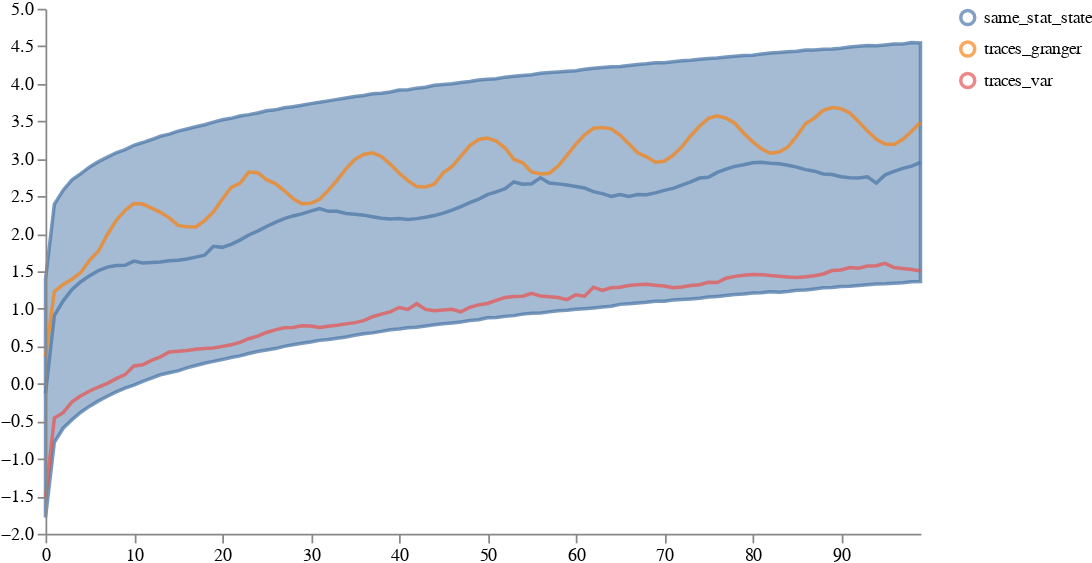

Notebook cell for this chart:
### Code cell
#'timepoint_id', 'sample_id'
sin_distribution = pd.read_csv("paper_sin_05/paper_sin_05_new_df.csv")
sin_distribution = sin_distribution.rename(
            columns={
                'Unnamed: 0.1': "timepoint_id",
                'Unnamed: 0': "100",
            }
        )
sin_distribution = sin_distribution.melt(id_vars=["timepoint_id"], 
        var_name="sample_id", 
        value_name="same_stat_state")


traces = pyciemss.visuals.trajectories.select_traces(sin_distribution, select_by = "mean")
traces['traces_var'] = pyciemss.visuals.trajectories.select_traces(sin_distribution, select_by = "var")["same_stat_state"]
traces['traces_granger'] = pyciemss.visuals.trajectories.select_traces(sin_distribution, select_by = "granger")["same_stat_state"]
schema = plots.trajectories(sin_distribution, traces = traces)
print(traces_var)
plots.save_schema(schema, "_schema.json")

plots.ipy_display(schema, format="interactive")
image = plots.ipy_display(schema, format="PNG").data
save_result(image, "paper_sin_05", "png")

### Figure 1 — Vega specification as saved in the notebook (floating-point values rounded to 4 significant figures; data arrays with more than 128 entries replaced by an {"elided": "..."} marker saying what was removed)
{"$schema": "https://vega.github.io/schema/vega/v5.json", "axes": [{"name": "x_axis", "orient": "bottom", "scale": "xscale", "zindex": 100}, {"name": "y_axis", "orient": "left", "scale": "yscale", "zindex": 100}], "data": [{"name": "distributions", "transform": [{"sort": {"field": ["trajectory", "timepoint"]}, "type": "collect"}], "values": [{"lower": -1.783, "timepoint": 0, "trajectory": "same_stat_state", "upper": 1.39}, {"lower": -0.7801, "timepoint": 1, "trajectory": "same_stat_state", "upper": 2.393}, {"lower": -0.5931, "timepoint": 2, "trajectory": "same_stat_state", "upper": 2.581}, {"lower": -0.4785, "timepoint": 3, "trajectory": "same_stat_state", "upper": 2.72}, {"lower": -0.3796, "timepoint": 4, "trajectory": "same_stat_state", "upper": 2.802}, {"lower": -0.2983, "timepoint": 5, "trajectory": "same_stat_state", "upper": 2.892}, {"lower": -0.2285, "timepoint": 6, "trajectory": "same_stat_state", "upper": 2.961}, {"lower": -0.1669, "timepoint": 7, "trajectory": "same_stat_state", "upper": 3.021}, {"lower": -0.1092, "timepoint": 8, "trajectory": "same_stat_state", "upper": 3.08}, {"lower": -0.0585, "timepoint": 9, "trajectory": "same_stat_state", "upper": 3.121}, {"lower": -0.01845, "timepoint": 10, "trajectory": "same_stat_state", "upper": 3.18}, {"lower": 0.03225, "timepoint": 11, "trajectory": "same_stat_state", "upper": 3.216}, {"lower": 0.07601, "timepoint": 12, "trajectory": "same_stat_state", "upper": 3.256}, {"lower": 0.1195, "timepoint": 13, "trajectory": "same_stat_state", "upper": 3.3}, {"lower": 0.1474, "timepoint": 14, "trajectory": "same_stat_state", "upper": 3.329}, {"lower": 0.171, "timepoint": 15, "trajectory": "same_stat_state", "upper": 3.369}, {"lower": 0.2125, "timepoint": 16, "trajectory": "same_stat_state", "upper": 3.396}, {"lower": 0.2426, "timepoint": 17, "trajectory": "same_stat_state", "upper": 3.426}, {"lower": 0.2739, "timepoint": 18, "trajectory": "same_stat_state", "upper": 3.454}, {"lower": 0.2981, "timepoint": 19, "trajectory": "same_stat_state", "upper": 3.488}, {"lower": 0.3222, "timepoint": 20, "trajectory": "same_stat_state", "upper": 3.52}, {"lower": 0.3508, "timepoint": 21, "trajectory": "same_stat_state", "upper": 3.539}, {"lower": 0.3716, "timepoint": 22, "trajectory": "same_stat_state", "upper": 3.569}, {"lower": 0.4037, "timepoint": 23, "trajectory": "same_stat_state", "upper": 3.588}, {"lower": 0.429, "timepoint": 24, "trajectory": "same_stat_state", "upper": 3.61}, {"lower": 0.4489, "timepoint": 25, "trajectory": "same_stat_state", "upper": 3.639}, {"lower": 0.4687, "timepoint": 26, "trajectory": "same_stat_state", "upper": 3.652}, {"lower": 0.4983, "timepoint": 27, "trajectory": "same_stat_state", "upper": 3.679}, {"lower": 0.5199, "timepoint": 28, "trajectory": "same_stat_state", "upper": 3.695}, {"lower": 0.5399, "timepoint": 29, "trajectory": "same_stat_state", "upper": 3.713}, {"lower": 0.5571, "timepoint": 30, "trajectory": "same_stat_state", "upper": 3.735}, {"lower": 0.5783, "timepoint": 31, "trajectory": "same_stat_state", "upper": 3.752}, {"lower": 0.5897, "timepoint": 32, "trajectory": "same_stat_state", "upper": 3.772}, {"lower": 0.6076, "timepoint": 33, "trajectory": "same_stat_state", "upper": 3.791}, {"lower": 0.6247, "timepoint": 34, "trajectory": "same_stat_state", "upper": 3.811}, {"lower": 0.6462, "timepoint": 35, "trajectory": "same_stat_state", "upper": 3.829}, {"lower": 0.6677, "timepoint": 36, "trajectory": "same_stat_state", "upper": 3.844}, {"lower": 0.6782, "timepoint": 37, "trajectory": "same_stat_state", "upper": 3.867}, {"lower": 0.6982, "timepoint": 38, "trajectory": "same_stat_state", "upper": 3.874}, {"lower": 0.7189, "timepoint": 39, "trajectory": "same_stat_state", "upper": 3.891}, {"lower": 0.7294, "timepoint": 40, "trajectory": "same_stat_state", "upper": 3.916}, {"lower": 0.7457, "timepoint": 41, "trajectory": "same_stat_state", "upper": 3.921}, {"lower": 0.7544, "timepoint": 42, "trajectory": "same_stat_state", "upper": 3.941}, {"lower": 0.7705, "timepoint": 43, "trajectory": "same_stat_state", "upper": 3.955}, {"lower": 0.7857, "timepoint": 44, "trajectory": "same_stat_state", "upper": 3.979}, {"lower": 0.8007, "timepoint": 45, "trajectory": "same_stat_state", "upper": 3.989}, {"lower": 0.8113, "timepoint": 46, "trajectory": "same_stat_state", "upper": 3.999}, {"lower": 0.8247, "timepoint": 47, "trajectory": "same_stat_state", "upper": 4.016}, {"lower": 0.8421, "timepoint": 48, "trajectory": "same_stat_state", "upper": 4.03}, {"lower": 0.8545, "timepoint": 49, "trajectory": "same_stat_state", "upper": 4.05}, {"lower": 0.8798, "timepoint": 50, "trajectory": "same_stat_state", "upper": 4.06}, {"lower": 0.8822, "timepoint": 51, "trajectory": "same_stat_state", "upper": 4.066}, {"lower": 0.8984, "timepoint": 52, "trajectory": "same_stat_state", "upper": 4.088}, {"lower": 0.9082, "timepoint": 53, "trajectory": "same_stat_state", "upper": 4.099}, {"lower": 0.9283, "timepoint": 54, "trajectory": "same_stat_state", "upper": 4.11}, {"lower": 0.9397, "timepoint": 55, "trajectory": "same_stat_state", "upper": 4.12}, {"lower": 0.9449, "timepoint": 56, "trajectory": "same_stat_state", "upper": 4.139}, {"lower": 0.9583, "timepoint": 57, "trajectory": "same_stat_state", "upper": 4.15}, {"lower": 0.9742, "timepoint": 58, "trajectory": "same_stat_state", "upper": 4.157}, {"lower": 0.9805, "timepoint": 59, "trajectory": "same_stat_state", "upper": 4.166}, {"lower": 0.9922, "timepoint": 60, "trajectory": "same_stat_state", "upper": 4.174}, {"lower": 1.001, "timepoint": 61, "trajectory": "same_stat_state", "upper": 4.192}, {"lower": 1.011, "timepoint": 62, "trajectory": "same_stat_state", "upper": 4.208}, {"lower": 1.024, "timepoint": 63, "trajectory": "same_stat_state", "upper": 4.218}, {"lower": 1.033, "timepoint": 64, "trajectory": "same_stat_state", "upper": 4.227}, {"lower": 1.058, "timepoint": 65, "trajectory": "same_stat_state", "upper": 4.231}, {"lower": 1.068, "timepoint": 66, "trajectory": "same_stat_state", "upper": 4.244}, {"lower": 1.076, "timepoint": 67, "trajectory": "same_stat_state", "upper": 4.257}, {"lower": 1.086, "timepoint": 68, "trajectory": "same_stat_state", "upper": 4.267}, {"lower": 1.1, "timepoint": 69, "trajectory": "same_stat_state", "upper": 4.28}, {"lower": 1.101, "timepoint": 70, "trajectory": "same_stat_state", "upper": 4.28}, {"lower": 1.117, "timepoint": 71, "trajectory": "same_stat_state", "upper": 4.293}, {"lower": 1.123, "timepoint": 72, "trajectory": "same_stat_state", "upper": 4.306}, {"lower": 1.131, "timepoint": 73, "trajectory": "same_stat_state", "upper": 4.313}, {"lower": 1.14, "timepoint": 74, "trajectory": "same_stat_state", "upper": 4.327}, {"lower": 1.156, "timepoint": 75, "trajectory": "same_stat_state", "upper": 4.335}, {"lower": 1.165, "timepoint": 76, "trajectory": "same_stat_state", "upper": 4.343}, {"lower": 1.176, "timepoint": 77, "trajectory": "same_stat_state", "upper": 4.357}, {"lower": 1.188, "timepoint": 78, "trajectory": "same_stat_state", "upper": 4.367}, {"lower": 1.197, "timepoint": 79, "trajectory": "same_stat_state", "upper": 4.378}, {"lower": 1.21, "timepoint": 80, "trajectory": "same_stat_state", "upper": 4.381}, {"lower": 1.213, "timepoint": 81, "trajectory": "same_stat_state", "upper": 4.397}, {"lower": 1.228, "timepoint": 82, "trajectory": "same_stat_state", "upper": 4.41}, {"lower": 1.222, "timepoint": 83, "trajectory": "same_stat_state", "upper": 4.418}, {"lower": 1.231, "timepoint": 84, "trajectory": "same_stat_state", "upper": 4.427}, {"lower": 1.246, "timepoint": 85, "trajectory": "same_stat_state", "upper": 4.432}, {"lower": 1.25, "timepoint": 86, "trajectory": "same_stat_state", "upper": 4.449}, {"lower": 1.265, "timepoint": 87, "trajectory": "same_stat_state", "upper": 4.449}, {"lower": 1.28, "timepoint": 88, "trajectory": "same_stat_state", "upper": 4.46}, {"lower": 1.282, "timepoint": 89, "trajectory": "same_stat_state", "upper": 4.463}, {"lower": 1.298, "timepoint": 90, "trajectory": "same_stat_state", "upper": 4.473}, {"lower": 1.3, "timepoint": 91, "trajectory": "same_stat_state", "upper": 4.49}, {"lower": 1.309, "timepoint": 92, "trajectory": "same_stat_state", "upper": 4.5}, {"lower": 1.319, "timepoint": 93, "trajectory": "same_stat_state", "upper": 4.51}, {"lower": 1.329, "timepoint": 94, "trajectory": "same_stat_state", "upper": 4.507}, {"lower": 1.334, "timepoint": 95, "trajectory": "same_stat_state", "upper": 4.517}, {"lower": 1.342, "timepoint": 96, "trajectory": "same_stat_state", "upper": 4.529}, {"lower": 1.347, "timepoint": 97, "trajectory": "same_stat_state", "upper": 4.531}, {"lower": 1.359, "timepoint": 98, "trajectory": "same_stat_state", "upper": 4.549}, {"lower": 1.362, "timepoint": 99, "trajectory": "same_stat_state", "upper": 4.544}]}, {"name": "traces", "transform": [{"expr": "isValid(datum.value)", "type": "filter"}, {"sort": {"field": ["trajectory", "timepoint"]}, "type": "collect"}], "values": {"elided": "300 records"}}, {"name": "points", "values": []}, {"name": "markers", "values": []}, {"name": "selected", "on": [{"remove": true, "trigger": "clear"}, {"remove": true, "trigger": "!shift"}, {"insert": "clicked", "trigger": "!shift && clicked"}, {"toggle": "clicked", "trigger": "shift && clicked"}]}, {"name": "selectedData", "on": [{"remove": true, "trigger": "clearData"}, {"toggle": "clickedData", "trigger": "clickedData"}]}], "height": 300, "legends": [{"encode": {"labels": {"interactive": true, "name": "legendLabel", "update": {"opacity": [{"test": "!length(data('selectedData')) || indata('selectedData', 'value', datum.value)", "value": 1}, {"value": 0.25}]}}, "symbols": {"interactive": true, "name": "legendSymbol", "update": {"fill": {"value": "transparent"}, "opacity": [{"test": "!length(data('selected')) || indata('selected', 'value', datum.value) || indata('selectedData', 'value', datum.value)", "value": 0.7}, {"value": 0.15}], "size": {"value": 64}, "strokeWidth": {"value": 2}}}}, "name": "color_legend", "stroke": "color"}], "marks": [{"from": {"facet": {"data": "points", "groupby": "trajectory", "name": "points_split"}}, "marks": [{"encode": {"hover": {"fillOpacity": {"value": 0.9}}, "update": {"fill": {"field": "trajectory", "scale": "color"}, "fillOpacity": [{"test": "!length(data('selected')) || indata('selected', 'value', datum.trajectory)", "value": 0.5}, {"value": 0.15}], "size": {"value": 35}, "stroke": {"field": "trajectory", "scale": "color"}, "strokeOpacity": [{"test": "!length(data('selected')) || indata('selected', 'value', datum.trajectory)", "value": 0.75}, {"value": 0.15}], "strokeWidth": {"value": 2}, "tooltip": {"field": "value"}, "x": {"field": "timepoint", "scale": "xscale"}, "y": {"field": "value", "scale": "yscale"}}}, "from": {"data": "points_split"}, "name": "_points_symbol", "type": "symbol", "zindex": 3}, {"encode": {"hover": {"fillOpacity": {"value": 0.9}}, "update": {"interpolate": {"value": "linear"}, "stroke": {"field": "trajectory", "scale": "color"}, "strokeDash": {"value": [5, 3]}, "strokeOpacity": [{"test": "!length(data('selected')) || indata('selected', 'value', datum.trajectory)", "value": 0.3}, {"value": 0.1}], "strokeWidth": {"value": 2}, "x": {"field": "timepoint", "scale": "xscale"}, "y": {"field": "value", "scale": "yscale"}}}, "from": {"data": "points_split"}, "name": "_points_line", "type": "line", "zindex": 3}], "name": "_points", "type": "group", "zindex": 3}, {"from": {"facet": {"data": "traces", "groupby": "trajectory", "name": "traces_split"}}, "marks": [{"encode": {"hover": {"fillOpacity": {"value": 0.9}}, "update": {"interpolate": {"value": "linear"}, "stroke": {"field": "trajectory", "scale": "color"}, "strokeOpacity": [{"test": "!length(data('selected')) || indata('selected', 'value', datum.trajectory)", "value": 0.75}, {"value": 0.15}], "strokeWidth": {"value": 2}, "x": {"field": "timepoint", "scale": "xscale"}, "y": {"field": "value", "scale": "yscale"}}}, "from": {"data": "traces_split"}, "name": "_traces_lines", "type": "line"}], "name": "_traces", "type": "group", "zindex": 2}, {"from": {"facet": {"data": "distributions", "groupby": "trajectory", "name": "trajectory_split"}}, "marks": [{"encode": {"hover": {"fillOpacity": {"value": 0.9}}, "update": {"fill": {"field": "trajectory", "scale": "color"}, "fillOpacity": [{"test": "!length(data('selected')) || indata('selected', 'value', datum.trajectory)", "value": 0.5}, {"value": 0.15}], "interpolate": {"value": "linear"}, "stroke": {"field": "trajectory", "scale": "color"}, "strokeOpacity": [{"test": "!length(data('selected')) || indata('selected', 'value', datum.trajectory)", "value": 0.75}, {"value": 0.15}], "strokeWidth": {"value": 2}, "x": {"field": "timepoint", "scale": "xscale"}, "y": {"field": "upper", "scale": "yscale"}, "y2": {"field": "lower", "scale": "yscale"}}}, "from": {"data": "trajectory_split"}, "interactive": true, "name": "area", "type": "area"}], "name": "_distributions", "type": "group", "zindex": 1}, {"marks": [{"encode": {"enter": {"stroke": {"value": "lightgray"}}, "update": {"opacity": {"value": 1}, "x": {"field": "timepoint", "scale": "xscale"}, "y": {"signal": "height"}, "y2": {"value": 0}}}, "from": {"data": "markers"}, "name": "_marker text", "type": "rule"}, {"encode": {"enter": {"fontSize": {"value": 8}, "text": {"field": "datum.label"}, "y": {"value": 0}}}, "from": {"data": "_marker text"}, "name": "_marker flags", "transform": [{"as": ["x", "_y", "opacity", "align", "baseline"], "lineAnchor": "start", "offset": [1], "size": {"signal": "[width, height]"}, "type": "label"}], "type": "text"}], "name": "_markers", "type": "group"}], "scales": [{"domain": {"fields": [{"data": "distributions", "field": "timepoint"}, {"data": "traces", "field": "timepoint"}, {"data": "points", "field": "timepoint"}, {"data": "markers", "field": "timepoint"}]}, "name": "xscale", "range": "width", "type": "linear", "zero": false}, {"domain": {"fields": [{"data": "distributions", "field": "lower"}, {"data": "distributions", "field": "upper"}, {"data": "traces", "field": "value"}, {"data": "points", "field": "value"}]}, "name": "yscale", "nice": true, "range": "height", "type": "linear", "zero": true}, {"domain": {"fields": [{"data": "distributions", "field": "trajectory"}, {"data": "traces", "field": "trajectory"}, {"data": "points", "field": "trajectory"}], "sort": {"order": "ascending"}}, "name": "color", "range": "category", "type": "ordinal"}], "signals": [{"name": "clear", "on": [{"events": "mouseup[!event.item]", "force": true, "update": "true"}], "value": true}, {"name": "shift", "on": [{"events": "@legendSymbol:click, @legendLabel:click", "force": true, "update": "event.shiftKey"}], "value": false}, {"name": "clicked", "on": [{"events": "@legendSymbol:click, @legendLabel:click", "force": true, "update": "{value: datum.value}"}], "value": null}, {"name": "clearData", "on": [{"events": "mouseup[!event.item]", "force": true, "update": "true"}], "value": true}, {"name": "clickedData", "on": [{"events": "@area:click", "force": true, "update": "{value: datum.trajectory}"}], "value": null}], "width": 500}
